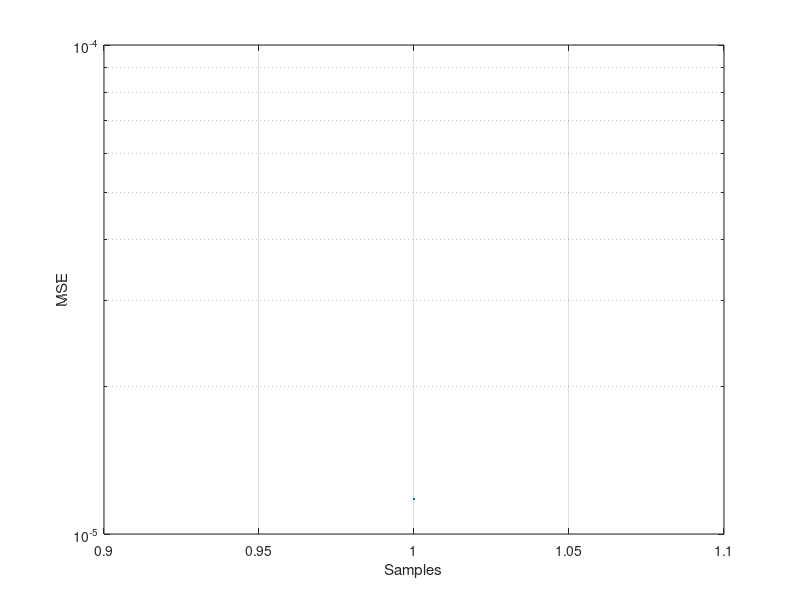

Write MATLAB code to recreate this figure. (Note: this script raises an error after producing the figure.)
h = [0.2; 1; 0.1; 0.02]; % Channel taps
mu = 0.001; % Stepsize
trainingSamples = 1e4;
x = sign(randn(trainingSamples,1)); % Generate BPSK data
r = filter(h,1,x); % Apply channel
K = length(h)+2; f = zeros(K,1);
P = length(h)-1; d = zeros(P,1); x_bar_vec = zeros(P,1);
delta = 4; % Reference tap
%% Equalize channel
index = 1;
[e,x_hat]=deal(zeros(trainingSamples-K+1,1));
for n = K:trainingSamples
    % Select part of training input
    in = r(n:-1:n-K+1);
    % Apply channel estimate to training data
    x_hat(index) = f'*in - d'*x_bar_vec;
    % Compute error
    e = x(n-delta)-x_hat(index);
    % Update taps
    f = f + mu*conj(e)*in;
    d = d - mu*conj(e)*x_bar_vec;
    % Update feedback filter
    x_bar_vec = [x(n-delta);x_bar_vec(1:end-1)];
    index = index + 1;
end
% Slice
x_bar = sign(x_hat);
% Calculate bit errors
eqDelay = K-delta;
%fprintf('BER %2.4f\n',mean(x(eqDelay:end-eqDelay-1) ~= x_bar));

%% Check
BERs = [];
for i=1:4
    BERs(i) = mean(x(i:i+trainingSamples-K) ~= x_bar);
end
[v,i] = min(BERs)

%% Plots
figure(1);
semilogy(e.^2);grid on;xlabel('Samples');ylabel('MSE');
figure(2);
Fs = 1e6; N = 64;
htrue=freqz(h,1,N,Fs,'whole');
[hb]=freqz(f,1,N,Fs,'whole');
[hd,we]=freqz(d,1,N,Fs,'whole');
semilogy(we,abs(hb),'b')
hold on;
semilogy(we,abs(hd),'b.');
semilogy(we,abs(htrue),'bo');
semilogy(we,abs(htrue).*abs(hb).*abs(hd),'bx');
hold off;
grid on;xlabel('Frequency (Hz)');ylabel('Magnitude');
legend('FF-EQ Response','FB-EQ Response','Channel Response','Composite','Location','Best');


